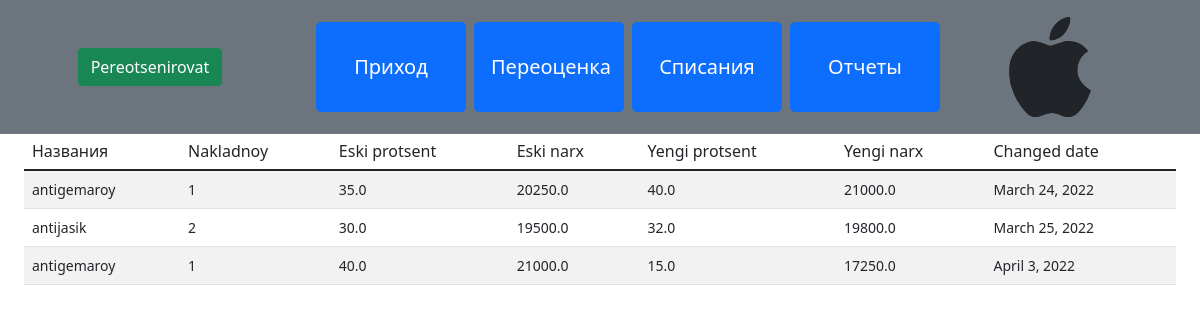
Before: /pereotsenka/ with the older database file.
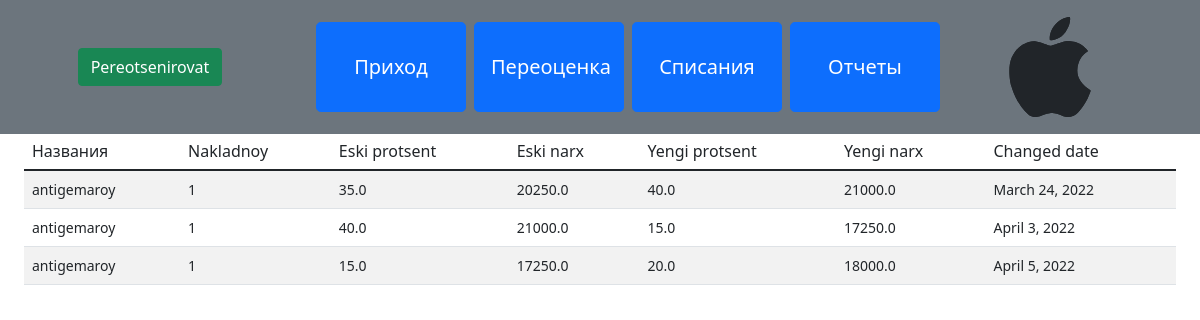
After: the same page with the newer database file.
### dorilar/models.py (models this page shows, shortened)
class Pereotsenka(models.Model):
    tovar_id = models.BigIntegerField()
    eski_protsent = models.FloatField()
    eski_narx = models.FloatField()
    yengi_foiz = models.FloatField()
    yengi_narx = models.FloatField()
    changed_time = models.DateField(auto_now_add=True)

class Tovar(models.Model):
    shtrixKod = models.BigIntegerField()
    name = models.CharField(max_length=200)
    tip_tovara = models.ForeignKey(TipTovara, on_delete=models.CASCADE)
    shtukPachke = models.IntegerField()

### dorilar/views.py (the view)
# urls.py: path('pereotsenka/', pereotsenka, name='pereotsenka'),
def pereotsenka(request):
    if request.method == "GET":
        obj = []
        pereotsen = Pereotsenka.objects.all()
        for elem in pereotsen:
            obj.append({
                'name': str(Nakladnoy.objects.get(id=elem.tovar_id).tovar.name),
                'naklad': int(Nakladnoy.objects.get(id=elem.tovar_id).nakladnoy.nakladnoy_nom),
                'changes': elem
            })
        return render(
            request,
            'pereotsenka/pereotsenka.html',
            {
                "pereotsenki": obj
            }
        )

### dorilar/templates/pereotsenka/pereotsenka.html (shortened to what this page needs)
{% extends 'base.html' %}
{% load static %}
{% block btns %}
    <div class="col-3 py-5 d-flex justify-content-center">
        <button type="button" class="btn btn-success" data-toggle="modal" data-target="#pereotsenka">Pereotsenirovat</button>
    </div>
{% endblock btns %}
{% block main %}
    <div class="container-fluid bg-silver">
        <table class="table table-striped table-hover">
            <thead class="border-bottom font-weight-bold">
                <tr class="h6">
                    <td>Названия</td>
                    <td>Nakladnoy</td>
                    <td>Eski protsent</td>
                    <td>Eski narx</td>
                    <td>Yengi protsent</td>
                    <td>Yengi narx</td>
                    <td>Changed date</td>
                </tr>
            </thead>
            <tbody>
                {% for elem in pereotsenki %}
                    <tr class="small">
                        <td>{{ elem.name }}</td>
                        <td>{{ elem.naklad }}</td>
                        <td>{{ elem.changes.eski_protsent }}</td>
                        <td>{{ elem.changes.eski_narx }}</td>
                        <td>{{ elem.changes.yengi_foiz }}</td>
                        <td>{{ elem.changes.yengi_narx }}</td>
                        <td>{{ elem.changes.changed_time }}</td>
                    </tr>
                {% endfor %}
            </tbody>
        </table>
    </div>
{% endblock main %}

### dorilar/templates/base.html (shortened to what this page needs)
<!doctype html>
<html lang="en">
<head>
    <link href="https://cdn.jsdelivr.net/npm/bootstrap@5.1.3/dist/css/bootstrap.min.css" rel="stylesheet">
</head>
<body>
    <div class="container-fluid">
        <div class="row bg-secondary">
            {% block btns %}
            {% endblock %}
            <div class="col-6 d-flex justify-content-around align-items-center">
                <a href="{% url 'prixod' %}" class="m-1"><button type="button" class="btn btn-primary btn-lg" style="width: 150px; height: 90px;">Приход</button></a>
                <a href="{% url 'pereotsenka' %}" class="m-1"><button type="button" class="btn btn-primary btn-lg" style="width: 150px; height: 90px;">Переоценка</button></a>
                <a href="{% url 'spisaniya' %}" class="m-1"><button type="button" class="btn btn-primary btn-lg" style="width: 150px; height: 90px;">Списания</button></a>
                <a href="{% url 'otchoti' %}" class="m-1"><button type="button" class="btn btn-primary btn-lg" style="width: 150px; height: 90px;">Отчеты</button></a>
            </div>
            <div class="col d-flex justify-content-center align-items-center">
            </div>
        </div>
    </div>
    <div class="container-fluid">
        {% block main %}
        {% endblock %}
    </div>
</body>
</html>

### dorilar/templates/pereotsenka/pereotsenka.html (style rules this page uses)
a { text-decoration: none; }

Changed rows visible on the page:
removed Pereotsenka: name "antijasik", naklad "2", changes.eski_protsent "30.0", changes.eski_narx "19500.0", changes.yengi_foiz "32.0", changes.yengi_narx "19800.0", changes.changed_time "March 25, 2022"
added Pereotsenka: name "antigemaroy", naklad "1", changes.eski_protsent "15.0", changes.eski_narx "17250.0", changes.yengi_foiz "20.0", changes.yengi_narx "18000.0", changes.changed_time "April 5, 2022"
